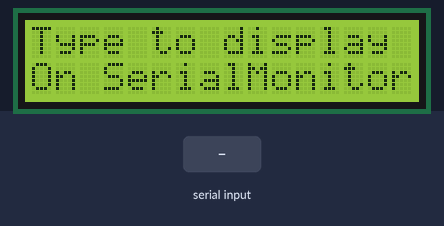
The sketch below on a simulated Arduino Uno, built with avr-gcc and run on an emulated ATmega328P. Shown: 16×2 character LCD. The inputs (shaded band) are chosen by the test bench.

Above: at 9.3 s.
9.4 s: "1" received over Serial
At 9.9 s:
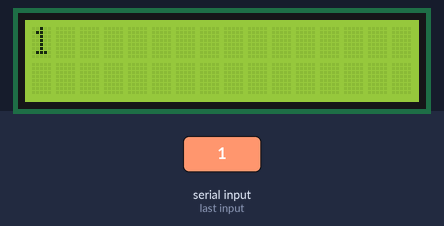
11.0 s: "0" received over Serial
At 12.3 s:
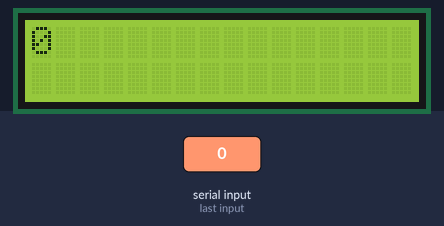
12.6 s: "2" received over Serial
At 13.6 s:
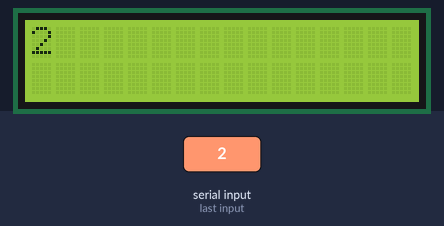
Timing chart, 0 to 15.6 s (numbered marks = the images above; inputs shaded):
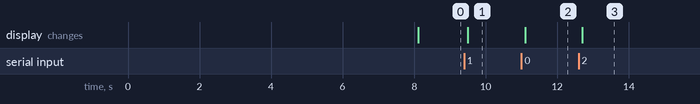

The sketch:

LcdHelloWorld_27.ino
```cpp
#include <Wire.h>   // I2C must use
#include <LiquidCrystal_I2C.h>    //lcm 1602/2004 use

// LCM1602 I2C LCD
LiquidCrystal_I2C lcd(0x27, 2, 1, 0, 4, 5, 6, 7, 3, POSITIVE);  // Set the LCD I2C address

//LiquidCrystal_I2C lcd(0x38);  // Set the LCD I2C address

//LiquidCrystal_I2C lcd(0x38, BACKLIGHT_PIN, POSITIVE);  // Set the LCD I2C address

void setup()
{
  Serial.begin(9600);

  lcd.begin(16,2);     //begin(column,row)            // initialize the lcd
  lcd.backlight();

  lcd.setCursor ( 0, 0 );        // go to home  setCursor ( column_number, row_number )
  lcd.print("Hello World!");
  lcd.setCursor ( 0, 1 );        // go to the next line setCursor ( column_number, row_number )
  lcd.print ("Ameba");
  delay ( 8000 );

  lcd.clear();
  lcd.setCursor( 0, 0 );
  lcd.print("Type to display");
  lcd.setCursor( 0, 1 );
  lcd.print("On SerialMonitor");
}

void loop()
{
  if (Serial.available()>0) {
    delay(100);
    lcd.clear();
    while (Serial.available() > 0)
    {
      lcd.write(Serial.read());
    }
  }
}
```

Measured:
- after the input at 9.4 s, the display: changes after 0.10 s (image 1)
- after the input at 11.0 s, the display: changes after 0.10 s (image 2)
- after the input at 12.6 s, the display: changes after 0.10 s (image 3)
